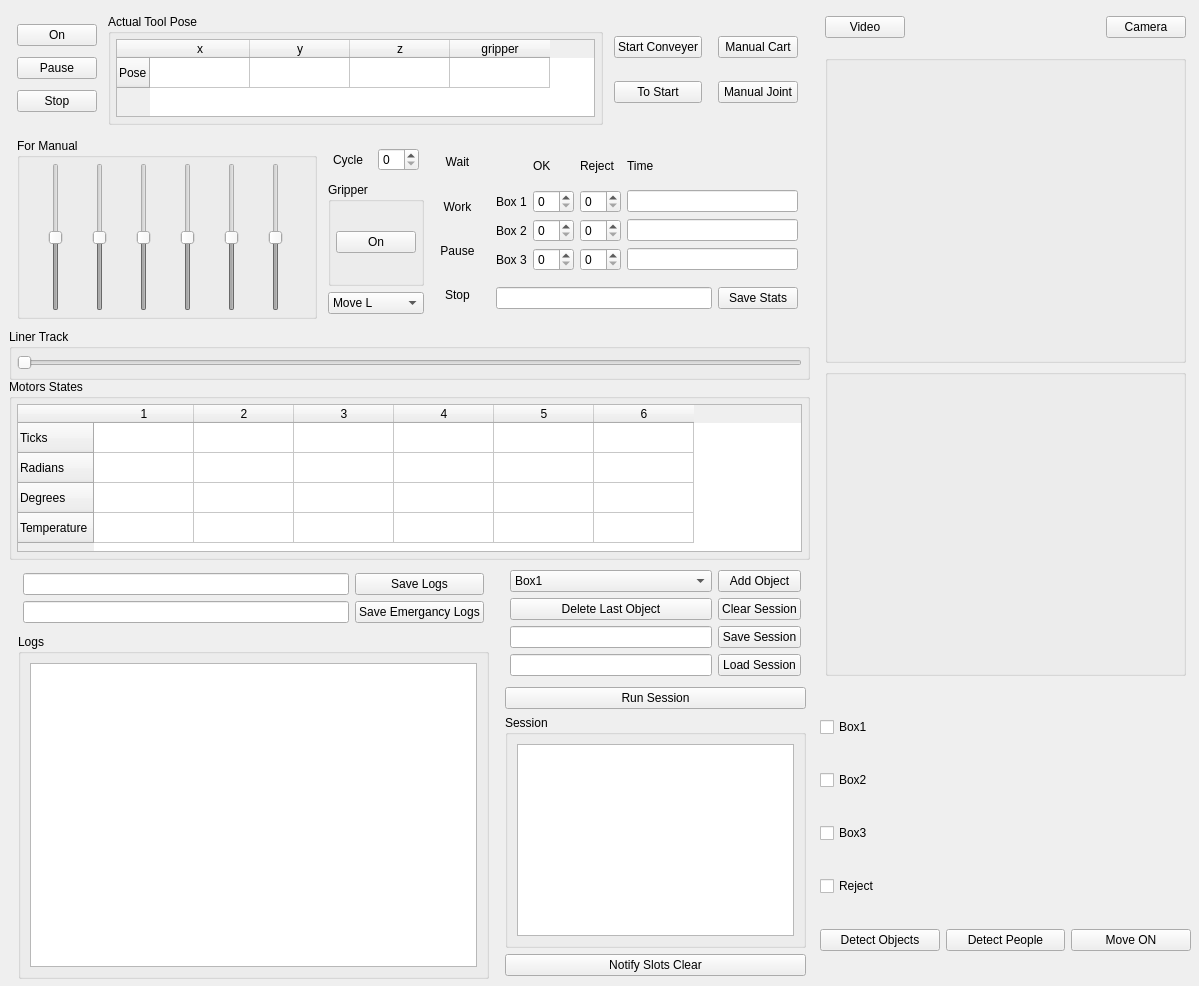
<?xml version="1.0" encoding="UTF-8"?>
<ui version="4.0">
 <class>MainWindow</class>
 <widget class="QMainWindow" name="MainWindow">
  <property name="geometry">
   <rect>
    <x>0</x>
    <y>0</y>
    <width>1199</width>
    <height>986</height>
   </rect>
  </property>
  <property name="windowTitle">
   <string>MainWindow</string>
  </property>
  <widget class="QWidget" name="centralwidget">
   <widget class="QGroupBox" name="verticalGroupBox">
    <property name="geometry">
     <rect>
      <x>9</x>
      <y>329</y>
      <width>801</width>
      <height>51</height>
     </rect>
    </property>
    <property name="title">
     <string>Liner Track</string>
    </property>
    <layout class="QVBoxLayout" name="verticalLayout_9">
     <property name="leftMargin">
      <number>5</number>
     </property>
     <property name="topMargin">
      <number>5</number>
     </property>
     <property name="rightMargin">
      <number>5</number>
     </property>
     <property name="bottomMargin">
      <number>5</number>
     </property>
     <item>
      <widget class="QSlider" name="sldLinerTrack">
       <property name="enabled">
        <bool>false</bool>
       </property>
       <property name="maximum">
        <number>10</number>
       </property>
       <property name="orientation">
        <enum>Qt::Horizontal</enum>
       </property>
      </widget>
     </item>
    </layout>
   </widget>
   <widget class="QGroupBox" name="verticalGroupBox">
    <property name="geometry">
     <rect>
      <x>9</x>
      <y>379</y>
      <width>801</width>
      <height>181</height>
     </rect>
    </property>
    <property name="title">
     <string>Motors States</string>
    </property>
    <layout class="QVBoxLayout" name="verticalLayout_10">
     <property name="leftMargin">
      <number>5</number>
     </property>
     <property name="topMargin">
      <number>5</number>
     </property>
     <property name="rightMargin">
      <number>5</number>
     </property>
     <property name="bottomMargin">
      <number>5</number>
     </property>
     <item>
      <widget class="QTableWidget" name="twMotorsStates">
       <row>
        <property name="text">
         <string>Ticks</string>
        </property>
       </row>
       <row>
        <property name="text">
         <string>Radians</string>
        </property>
       </row>
       <row>
        <property name="text">
         <string>Degrees</string>
        </property>
       </row>
       <row>
        <property name="text">
         <string>Temperature</string>
        </property>
       </row>
       <column>
        <property name="text">
         <string>1</string>
        </property>
       </column>
       <column>
        <property name="text">
         <string>2</string>
        </property>
       </column>
       <column>
        <property name="text">
         <string>3</string>
        </property>
       </column>
       <column>
        <property name="text">
         <string>4</string>
        </property>
       </column>
       <column>
        <property name="text">
         <string>5</string>
        </property>
       </column>
       <column>
        <property name="text">
         <string>6</string>
        </property>
       </column>
      </widget>
     </item>
    </layout>
   </widget>
   <widget class="QWidget" name="layoutWidget_3">
    <property name="geometry">
     <rect>
      <x>500</x>
      <y>560</y>
      <width>311</width>
      <height>421</height>
     </rect>
    </property>
    <layout class="QVBoxLayout" name="verticalLayout_13">
     <property name="leftMargin">
      <number>5</number>
     </property>
     <property name="topMargin">
      <number>5</number>
     </property>
     <property name="rightMargin">
      <number>5</number>
     </property>
     <property name="bottomMargin">
      <number>5</number>
     </property>
     <item>
      <layout class="QGridLayout" name="gridLayout_3">
       <property name="leftMargin">
        <number>5</number>
       </property>
       <property name="topMargin">
        <number>5</number>
       </property>
       <property name="rightMargin">
        <number>5</number>
       </property>
       <property name="bottomMargin">
        <number>5</number>
       </property>
       <item row="1" column="1">
        <widget class="QPushButton" name="btnClearSession">
         <property name="text">
          <string>Clear Session</string>
         </property>
        </widget>
       </item>
       <item row="2" column="1">
        <widget class="QPushButton" name="btnDownloadSession">
         <property name="text">
          <string>Save Session</string>
         </property>
        </widget>
       </item>
       <item row="0" column="0">
        <widget class="QComboBox" name="cbObjects">
         <item>
          <property name="text">
           <string>Box1</string>
          </property>
         </item>
         <item>
          <property name="text">
           <string>Box2</string>
          </property>
         </item>
         <item>
          <property name="text">
           <string>Box3</string>
          </property>
         </item>
         <item>
          <property name="text">
           <string>Reject</string>
          </property>
         </item>
        </widget>
       </item>
       <item row="1" column="0">
        <widget class="QPushButton" name="btnDeleteLast">
         <property name="text">
          <string>Delete Last Object</string>
         </property>
        </widget>
       </item>
       <item row="0" column="1">
        <widget class="QPushButton" name="btnAddObject">
         <property name="text">
          <string>Add Object</string>
         </property>
        </widget>
       </item>
       <item row="2" column="0">
        <widget class="QLineEdit" name="leSessionPath"/>
       </item>
       <item row="3" column="0">
        <widget class="QLineEdit" name="leLoadSessionPath"/>
       </item>
       <item row="3" column="1">
        <widget class="QPushButton" name="btnLoadSession">
         <property name="text">
          <string>Load Session</string>
         </property>
        </widget>
       </item>
      </layout>
     </item>
     <item>
      <widget class="QPushButton" name="btnRunSession">
       <property name="text">
        <string>Run Session</string>
       </property>
      </widget>
     </item>
     <item>
      <widget class="QGroupBox" name="verticalGroupBox_2">
       <property name="title">
        <string>Session</string>
       </property>
       <layout class="QVBoxLayout" name="verticalLayout_14">
        <item>
         <widget class="QListView" name="lvSession"/>
        </item>
       </layout>
      </widget>
     </item>
     <item>
      <widget class="QPushButton" name="btnSlotsClear">
       <property name="text">
        <string>Notify Slots Clear</string>
       </property>
      </widget>
     </item>
    </layout>
   </widget>
   <widget class="QWidget" name="layoutWidget">
    <property name="geometry">
     <rect>
      <x>7</x>
      <y>9</y>
      <width>801</width>
      <height>121</height>
     </rect>
    </property>
    <layout class="QHBoxLayout" name="horizontalLayout">
     <property name="leftMargin">
      <number>5</number>
     </property>
     <property name="topMargin">
      <number>5</number>
     </property>
     <property name="rightMargin">
      <number>5</number>
     </property>
     <property name="bottomMargin">
      <number>5</number>
     </property>
     <item>
      <layout class="QVBoxLayout" name="verticalLayout">
       <property name="leftMargin">
        <number>5</number>
       </property>
       <property name="topMargin">
        <number>5</number>
       </property>
       <property name="rightMargin">
        <number>5</number>
       </property>
       <property name="bottomMargin">
        <number>5</number>
       </property>
       <item>
        <widget class="QPushButton" name="btnOnOff">
         <property name="text">
          <string>On</string>
         </property>
        </widget>
       </item>
       <item>
        <widget class="QPushButton" name="btnPause">
         <property name="text">
          <string>Pause</string>
         </property>
        </widget>
       </item>
       <item>
        <widget class="QPushButton" name="btnStop">
         <property name="text">
          <string>Stop</string>
         </property>
        </widget>
       </item>
      </layout>
     </item>
     <item>
      <widget class="QGroupBox" name="verticalGroupBox">
       <property name="title">
        <string>Actual Tool Pose</string>
       </property>
       <layout class="QVBoxLayout" name="verticalLayout_4">
        <property name="leftMargin">
         <number>5</number>
        </property>
        <property name="topMargin">
         <number>5</number>
        </property>
        <property name="rightMargin">
         <number>5</number>
        </property>
        <property name="bottomMargin">
         <number>5</number>
        </property>
        <item>
         <widget class="QTableWidget" name="twActualToolPose">
          <row>
           <property name="text">
            <string>Pose</string>
           </property>
          </row>
          <column>
           <property name="text">
            <string>x</string>
           </property>
          </column>
          <column>
           <property name="text">
            <string>y</string>
           </property>
          </column>
          <column>
           <property name="text">
            <string>z</string>
           </property>
          </column>
          <column>
           <property name="text">
            <string>gripper</string>
           </property>
          </column>
         </widget>
        </item>
       </layout>
      </widget>
     </item>
     <item>
      <layout class="QVBoxLayout" name="verticalLayout_2">
       <property name="leftMargin">
        <number>5</number>
       </property>
       <property name="topMargin">
        <number>5</number>
       </property>
       <property name="rightMargin">
        <number>5</number>
       </property>
       <property name="bottomMargin">
        <number>5</number>
       </property>
       <item>
        <widget class="QPushButton" name="btnStartConveyer">
         <property name="text">
          <string>Start Conveyer</string>
         </property>
        </widget>
       </item>
       <item>
        <widget class="QPushButton" name="btnToStart">
         <property name="text">
          <string>To Start</string>
         </property>
        </widget>
       </item>
      </layout>
     </item>
     <item>
      <layout class="QVBoxLayout" name="verticalLayout_3">
       <property name="leftMargin">
        <number>5</number>
       </property>
       <property name="topMargin">
        <number>5</number>
       </property>
       <property name="rightMargin">
        <number>5</number>
       </property>
       <property name="bottomMargin">
        <number>5</number>
       </property>
       <item>
        <widget class="QPushButton" name="btnManualCart">
         <property name="text">
          <string>Manual Cart</string>
         </property>
        </widget>
       </item>
       <item>
        <widget class="QPushButton" name="btnManualJoint">
         <property name="text">
          <string>Manual Joint</string>
         </property>
        </widget>
       </item>
      </layout>
     </item>
    </layout>
   </widget>
   <widget class="QWidget" name="layoutWidget">
    <property name="geometry">
     <rect>
      <x>12</x>
      <y>133</y>
      <width>801</width>
      <height>191</height>
     </rect>
    </property>
    <layout class="QHBoxLayout" name="horizontalLayout_5">
     <property name="leftMargin">
      <number>5</number>
     </property>
     <property name="topMargin">
      <number>5</number>
     </property>
     <property name="rightMargin">
      <number>5</number>
     </property>
     <property name="bottomMargin">
      <number>5</number>
     </property>
     <item>
      <widget class="QGroupBox" name="groupBox">
       <property name="minimumSize">
        <size>
         <width>300</width>
         <height>0</height>
        </size>
       </property>
       <property name="title">
        <string>For Manual</string>
       </property>
       <layout class="QHBoxLayout" name="horizontalLayout_2">
        <property name="leftMargin">
         <number>5</number>
        </property>
        <property name="topMargin">
         <number>5</number>
        </property>
        <property name="rightMargin">
         <number>5</number>
        </property>
        <property name="bottomMargin">
         <number>5</number>
        </property>
        <item>
         <widget class="QSlider" name="s1">
          <property name="enabled">
           <bool>false</bool>
          </property>
          <property name="minimum">
           <number>-50</number>
          </property>
          <property name="maximum">
           <number>50</number>
          </property>
          <property name="orientation">
           <enum>Qt::Vertical</enum>
          </property>
         </widget>
        </item>
        <item>
         <widget class="QSlider" name="s2">
          <property name="enabled">
           <bool>false</bool>
          </property>
          <property name="minimum">
           <number>-50</number>
          </property>
          <property name="maximum">
           <number>50</number>
          </property>
          <property name="orientation">
           <enum>Qt::Vertical</enum>
          </property>
         </widget>
        </item>
        <item>
         <widget class="QSlider" name="s3">
          <property name="enabled">
           <bool>false</bool>
          </property>
          <property name="minimum">
           <number>-50</number>
          </property>
          <property name="maximum">
           <number>50</number>
          </property>
          <property name="orientation">
           <enum>Qt::Vertical</enum>
          </property>
         </widget>
        </item>
        <item>
         <widget class="QSlider" name="s4">
          <property name="enabled">
           <bool>false</bool>
          </property>
          <property name="minimum">
           <number>-50</number>
          </property>
          <property name="maximum">
           <number>50</number>
          </property>
          <property name="orientation">
           <enum>Qt::Vertical</enum>
          </property>
         </widget>
        </item>
        <item>
         <widget class="QSlider" name="s5">
          <property name="enabled">
           <bool>false</bool>
          </property>
          <property name="minimum">
           <number>-50</number>
          </property>
          <property name="maximum">
           <number>50</number>
          </property>
          <property name="orientation">
           <enum>Qt::Vertical</enum>
          </property>
         </widget>
        </item>
        <item>
         <widget class="QSlider" name="s6">
          <property name="enabled">
           <bool>false</bool>
          </property>
          <property name="minimum">
           <number>-50</number>
          </property>
          <property name="maximum">
           <number>50</number>
          </property>
          <property name="orientation">
           <enum>Qt::Vertical</enum>
          </property>
         </widget>
        </item>
       </layout>
      </widget>
     </item>
     <item>
      <layout class="QVBoxLayout" name="verticalLayout_6">
       <property name="leftMargin">
        <number>5</number>
       </property>
       <property name="topMargin">
        <number>5</number>
       </property>
       <property name="rightMargin">
        <number>5</number>
       </property>
       <property name="bottomMargin">
        <number>5</number>
       </property>
       <item>
        <layout class="QHBoxLayout" name="horizontalLayout_3">
         <property name="leftMargin">
          <number>5</number>
         </property>
         <property name="topMargin">
          <number>5</number>
         </property>
         <property name="rightMargin">
          <number>5</number>
         </property>
         <property name="bottomMargin">
          <number>5</number>
         </property>
         <item>
          <widget class="QLabel" name="label">
           <property name="text">
            <string>Cycle</string>
           </property>
          </widget>
         </item>
         <item>
          <widget class="QSpinBox" name="spinBox"/>
         </item>
        </layout>
       </item>
       <item>
        <widget class="QGroupBox" name="verticalGroupBox">
         <property name="title">
          <string>Gripper</string>
         </property>
         <layout class="QVBoxLayout" name="verticalLayout_5">
          <property name="leftMargin">
           <number>5</number>
          </property>
          <property name="topMargin">
           <number>5</number>
          </property>
          <property name="rightMargin">
           <number>5</number>
          </property>
          <property name="bottomMargin">
           <number>5</number>
          </property>
          <item>
           <widget class="QPushButton" name="btnGripperOnOff">
            <property name="text">
             <string>On</string>
            </property>
           </widget>
          </item>
         </layout>
        </widget>
       </item>
       <item>
        <widget class="QComboBox" name="cbMoves">
         <item>
          <property name="text">
           <string>Move L</string>
          </property>
         </item>
         <item>
          <property name="text">
           <string>Move J</string>
          </property>
         </item>
         <item>
          <property name="text">
           <string>Move C</string>
          </property>
         </item>
        </widget>
       </item>
      </layout>
     </item>
     <item>
      <layout class="QVBoxLayout" name="verticalLayout_7">
       <property name="leftMargin">
        <number>5</number>
       </property>
       <property name="topMargin">
        <number>5</number>
       </property>
       <property name="rightMargin">
        <number>5</number>
       </property>
       <property name="bottomMargin">
        <number>5</number>
       </property>
       <item>
        <widget class="QLabel" name="lWait">
         <property name="text">
          <string>Wait</string>
         </property>
         <property name="alignment">
          <set>Qt::AlignCenter</set>
         </property>
        </widget>
       </item>
       <item>
        <widget class="QLabel" name="lWork">
         <property name="text">
          <string>Work</string>
         </property>
         <property name="alignment">
          <set>Qt::AlignCenter</set>
         </property>
        </widget>
       </item>
       <item>
        <widget class="QLabel" name="lPause">
         <property name="text">
          <string>Pause</string>
         </property>
         <property name="alignment">
          <set>Qt::AlignCenter</set>
         </property>
        </widget>
       </item>
       <item>
        <widget class="QLabel" name="lStop">
         <property name="text">
          <string>Stop</string>
         </property>
         <property name="alignment">
          <set>Qt::AlignCenter</set>
         </property>
        </widget>
       </item>
      </layout>
     </item>
     <item>
      <layout class="QVBoxLayout" name="verticalLayout_8">
       <property name="leftMargin">
        <number>5</number>
       </property>
       <property name="topMargin">
        <number>5</number>
       </property>
       <property name="rightMargin">
        <number>5</number>
       </property>
       <property name="bottomMargin">
        <number>5</number>
       </property>
       <item>
        <layout class="QGridLayout" name="gridLayout">
         <property name="leftMargin">
          <number>5</number>
         </property>
         <property name="topMargin">
          <number>5</number>
         </property>
         <property name="rightMargin">
          <number>5</number>
         </property>
         <property name="bottomMargin">
          <number>5</number>
         </property>
         <item row="0" column="1">
          <widget class="QLabel" name="label_5">
           <property name="text">
            <string>OK</string>
           </property>
          </widget>
         </item>
         <item row="0" column="2">
          <widget class="QLabel" name="label_6">
           <property name="text">
            <string>Reject</string>
           </property>
          </widget>
         </item>
         <item row="0" column="3">
          <widget class="QLabel" name="label_7">
           <property name="text">
            <string>Time</string>
           </property>
          </widget>
         </item>
         <item row="1" column="0">
          <widget class="QLabel" name="label_2">
           <property name="text">
            <string>Box 1</string>
           </property>
          </widget>
         </item>
         <item row="1" column="1">
          <widget class="QSpinBox" name="sb11"/>
         </item>
         <item row="1" column="2">
          <widget class="QSpinBox" name="sb21"/>
         </item>
         <item row="1" column="3">
          <widget class="QLineEdit" name="leTime31"/>
         </item>
         <item row="2" column="0">
          <widget class="QLabel" name="label_3">
           <property name="text">
            <string>Box 2</string>
           </property>
          </widget>
         </item>
         <item row="2" column="1">
          <widget class="QSpinBox" name="sb12"/>
         </item>
         <item row="2" column="2">
          <widget class="QSpinBox" name="sb22"/>
         </item>
         <item row="2" column="3">
          <widget class="QLineEdit" name="leTime32"/>
         </item>
         <item row="3" column="0">
          <widget class="QLabel" name="label_4">
           <property name="text">
            <string>Box 3</string>
           </property>
          </widget>
         </item>
         <item row="3" column="1">
          <widget class="QSpinBox" name="sb13"/>
         </item>
         <item row="3" column="2">
          <widget class="QSpinBox" name="sb23"/>
         </item>
         <item row="3" column="3">
          <widget class="QLineEdit" name="leTime33"/>
         </item>
        </layout>
       </item>
       <item>
        <layout class="QHBoxLayout" name="horizontalLayout_4">
         <property name="leftMargin">
          <number>5</number>
         </property>
         <property name="topMargin">
          <number>5</number>
         </property>
         <property name="rightMargin">
          <number>5</number>
         </property>
         <property name="bottomMargin">
          <number>5</number>
         </property>
         <item>
          <widget class="QLineEdit" name="leStatsPath"/>
         </item>
         <item>
          <widget class="QPushButton" name="btnSaveStats">
           <property name="text">
            <string>Save Stats</string>
           </property>
          </widget>
         </item>
        </layout>
       </item>
      </layout>
     </item>
    </layout>
   </widget>
   <widget class="QWidget" name="layoutWidget">
    <property name="geometry">
     <rect>
      <x>13</x>
      <y>563</y>
      <width>481</width>
      <height>421</height>
     </rect>
    </property>
    <layout class="QVBoxLayout" name="verticalLayout_12">
     <property name="leftMargin">
      <number>5</number>
     </property>
     <property name="topMargin">
      <number>5</number>
     </property>
     <property name="rightMargin">
      <number>5</number>
     </property>
     <property name="bottomMargin">
      <number>5</number>
     </property>
     <item>
      <layout class="QGridLayout" name="gridLayout_2">
       <property name="leftMargin">
        <number>5</number>
       </property>
       <property name="topMargin">
        <number>5</number>
       </property>
       <property name="rightMargin">
        <number>5</number>
       </property>
       <property name="bottomMargin">
        <number>5</number>
       </property>
       <item row="0" column="0">
        <widget class="QLineEdit" name="leLogsPath"/>
       </item>
       <item row="0" column="1">
        <widget class="QPushButton" name="btnSaveLogs">
         <property name="text">
          <string>Save Logs</string>
         </property>
        </widget>
       </item>
       <item row="1" column="0">
        <widget class="QLineEdit" name="leELogsPath"/>
       </item>
       <item row="1" column="1">
        <widget class="QPushButton" name="btnSaveELogs">
         <property name="text">
          <string>Save Emergancy Logs</string>
         </property>
        </widget>
       </item>
      </layout>
     </item>
     <item>
      <widget class="QGroupBox" name="verticalGroupBox">
       <property name="title">
        <string>Logs</string>
       </property>
       <layout class="QVBoxLayout" name="verticalLayout_11">
        <item>
         <widget class="QListView" name="lvLogs"/>
        </item>
       </layout>
      </widget>
     </item>
    </layout>
   </widget>
   <widget class="QWidget" name="">
    <property name="geometry">
     <rect>
      <x>820</x>
      <y>50</y>
      <width>371</width>
      <height>631</height>
     </rect>
    </property>
    <layout class="QVBoxLayout" name="verticalLayout_17">
     <property name="leftMargin">
      <number>5</number>
     </property>
     <property name="topMargin">
      <number>5</number>
     </property>
     <property name="rightMargin">
      <number>5</number>
     </property>
     <property name="bottomMargin">
      <number>5</number>
     </property>
     <item>
      <widget class="QGroupBox" name="verticalGroupBox">
       <layout class="QVBoxLayout" name="verticalLayout_15">
        <property name="leftMargin">
         <number>5</number>
        </property>
        <property name="topMargin">
         <number>5</number>
        </property>
        <property name="rightMargin">
         <number>5</number>
        </property>
        <property name="bottomMargin">
         <number>5</number>
        </property>
        <item>
         <widget class="QLabel" name="lCamera1">
          <property name="text">
           <string/>
          </property>
         </widget>
        </item>
       </layout>
      </widget>
     </item>
     <item>
      <widget class="QGroupBox" name="verticalGroupBox_3">
       <layout class="QVBoxLayout" name="verticalLayout_16">
        <property name="leftMargin">
         <number>5</number>
        </property>
        <property name="topMargin">
         <number>5</number>
        </property>
        <property name="rightMargin">
         <number>5</number>
        </property>
        <property name="bottomMargin">
         <number>5</number>
        </property>
        <item>
         <widget class="QLabel" name="lCamera2">
          <property name="text">
           <string/>
          </property>
         </widget>
        </item>
       </layout>
      </widget>
     </item>
    </layout>
   </widget>
   <widget class="QWidget" name="">
    <property name="geometry">
     <rect>
      <x>820</x>
      <y>10</y>
      <width>371</width>
      <height>35</height>
     </rect>
    </property>
    <layout class="QHBoxLayout" name="horizontalLayout_6">
     <property name="leftMargin">
      <number>5</number>
     </property>
     <property name="topMargin">
      <number>5</number>
     </property>
     <property name="rightMargin">
      <number>5</number>
     </property>
     <property name="bottomMargin">
      <number>5</number>
     </property>
     <item>
      <widget class="QPushButton" name="btnVideo">
       <property name="text">
        <string>Video</string>
       </property>
      </widget>
     </item>
     <item>
      <spacer name="horizontalSpacer">
       <property name="orientation">
        <enum>Qt::Horizontal</enum>
       </property>
       <property name="sizeHint" stdset="0">
        <size>
         <width>40</width>
         <height>20</height>
        </size>
       </property>
      </spacer>
     </item>
     <item>
      <widget class="QPushButton" name="btnCamera">
       <property name="text">
        <string>Camera</string>
       </property>
      </widget>
     </item>
    </layout>
   </widget>
   <widget class="QWidget" name="">
    <property name="geometry">
     <rect>
      <x>820</x>
      <y>690</y>
      <width>371</width>
      <height>291</height>
     </rect>
    </property>
    <layout class="QGridLayout" name="gridLayout_4">
     <item row="0" column="0">
      <widget class="QCheckBox" name="cbBox1">
       <property name="text">
        <string>Box1</string>
       </property>
      </widget>
     </item>
     <item row="1" column="0">
      <widget class="QCheckBox" name="cbBox2">
       <property name="text">
        <string>Box2</string>
       </property>
      </widget>
     </item>
     <item row="2" column="0">
      <widget class="QCheckBox" name="cbBox3">
       <property name="text">
        <string>Box3</string>
       </property>
      </widget>
     </item>
     <item row="3" column="0">
      <widget class="QCheckBox" name="cbReject">
       <property name="text">
        <string>Reject</string>
       </property>
      </widget>
     </item>
     <item row="4" column="0">
      <widget class="QPushButton" name="btnDetectObjects">
       <property name="text">
        <string>Detect Objects</string>
       </property>
      </widget>
     </item>
     <item row="4" column="1">
      <widget class="QPushButton" name="btnDetectPeople">
       <property name="text">
        <string>Detect People</string>
       </property>
      </widget>
     </item>
     <item row="4" column="2">
      <widget class="QPushButton" name="btnMoveOn">
       <property name="text">
        <string>Move ON</string>
       </property>
      </widget>
     </item>
    </layout>
   </widget>
  </widget>
 </widget>
 <resources/>
 <connections/>
</ui>
